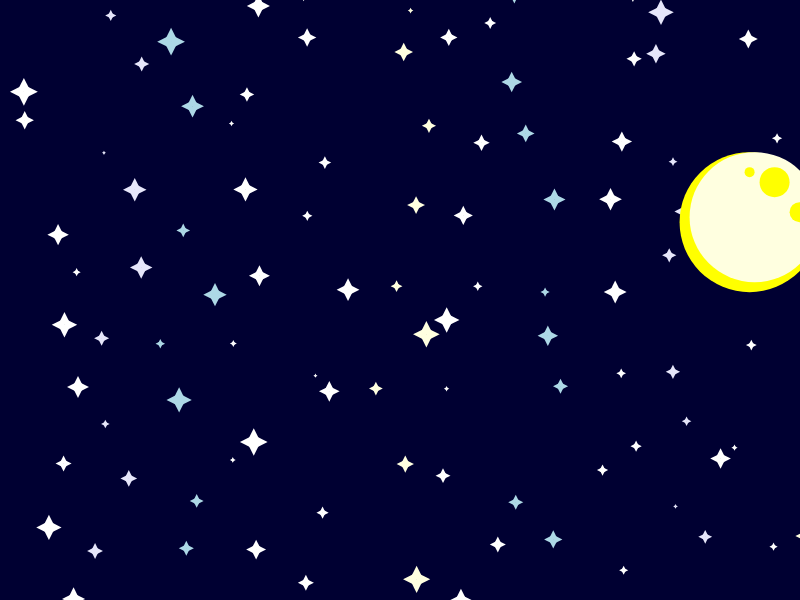
Frame 1 (no input)
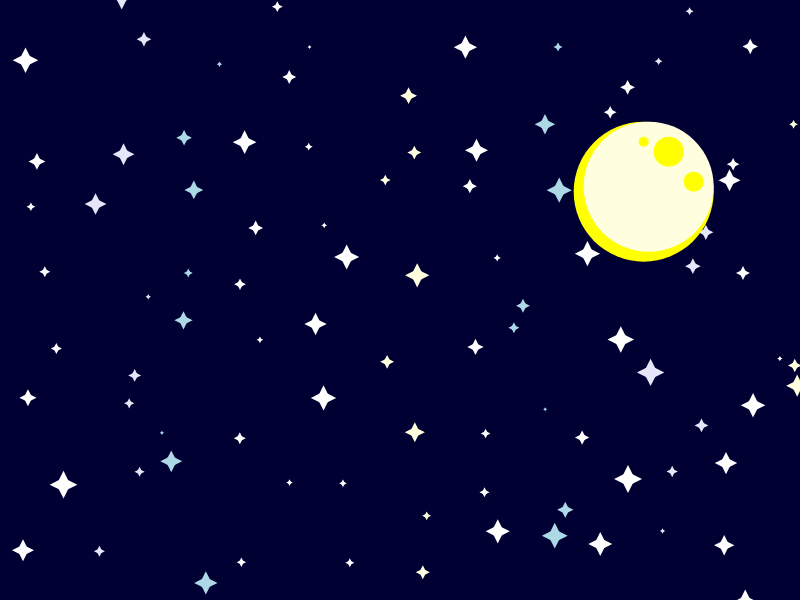
Frame 2 (the mouse pressed at the canvas centre, redrawn once)

The p5.js sketch that drew these frames (run headless with seeded random() and noise() and a simulated clock; the mouse was pressed at the canvas centre and the sketch redrawn once):

// p5.js sketch
// ── sketch.js
function setup() {
    createCanvas(800, 600);
    let originX = 0;
    let originY = 0;
    numStars = 15;
    numRows = 15;
    starColor = ['white','lavender','lightblue','white','white','lightyellow','cream','lightblue','white','lavender','white','lightyellow','lightgreen','white','white' ]
}

function draw() {
    background(0,0,50);

    
    for (let j = 0; j < numRows; j++) {
        for (let i = 0; i < numStars; i++) {
            drawStar(70*i+random(-30,30)+50,70*j+random(-30,30), random(0.1,0.7), starColor[i]);
        }
    }
    drawMoon(random(100,700),random(100,200));
    
    noLoop();
}

function drawMoon(centerX, centerY) {
    push();
    translate(centerX, centerY);
    noStroke();
    fill('yellow');
    circle(50,50,140);
    fill('lightyellow');
    circle(55,45,130);
    fill('yellow');
    circle(100,40,20);
    circle(75,10,30);
    circle(50,0,10);
    pop();
}

function drawStar(centerX, centerY, scale, color) {
    push();
    fill(color);
    noStroke();
    let points = 4;
    translate(centerX, centerY);
    for (let i = 0; i < points; i++) {
        triangle(0, 10*scale, -10*scale, -10*scale, 10*scale, -10*scale);
        rotate(PI/2);
        translate(-10*scale, 10*scale);
    }
    pop();
}
